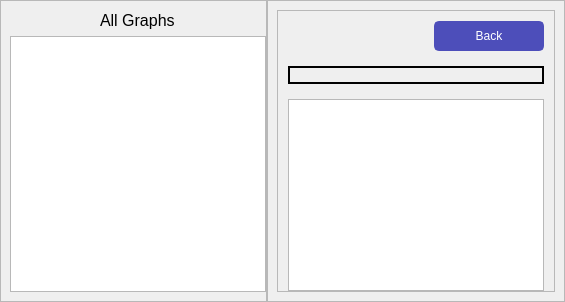
      <widget class="QWidget" name="page_2">
       <layout class="QHBoxLayout" name="horizontalLayout_3">
        <property name="spacing">
         <number>0</number>
        </property>
        <property name="leftMargin">
         <number>0</number>
        </property>
        <property name="topMargin">
         <number>0</number>
        </property>
        <property name="rightMargin">
         <number>0</number>
        </property>
        <property name="bottomMargin">
         <number>0</number>
        </property>
        <item>
         <widget class="QFrame" name="frame_12">
          <property name="maximumSize">
           <size>
            <width>320</width>
            <height>16777215</height>
           </size>
          </property>
          <property name="frameShape">
           <enum>QFrame::StyledPanel</enum>
          </property>
          <property name="frameShadow">
           <enum>QFrame::Raised</enum>
          </property>
          <layout class="QVBoxLayout" name="verticalLayout_10">
           <property name="topMargin">
            <number>10</number>
           </property>
           <property name="rightMargin">
            <number>0</number>
           </property>
           <item alignment="Qt::AlignHCenter">
            <widget class="QLabel" name="label_7">
             <property name="styleSheet">
              <string notr="true">font:  12pt;</string>
             </property>
             <property name="text">
              <string>All Graphs</string>
             </property>
            </widget>
           </item>
           <item>
            <widget class="QTreeWidget" name="listGraphs">
             <property name="wordWrap">
              <bool>true</bool>
             </property>
             <property name="headerHidden">
              <bool>true</bool>
             </property>
             <column>
              <property name="text">
               <string notr="true">1</string>
              </property>
             </column>
            </widget>
           </item>
          </layout>
         </widget>
        </item>
        <item>
         <widget class="QFrame" name="frame_13">
          <property name="frameShape">
           <enum>QFrame::StyledPanel</enum>
          </property>
          <property name="frameShadow">
           <enum>QFrame::Raised</enum>
          </property>
          <layout class="QVBoxLayout" name="verticalLayout_12">
           <item>
            <widget class="QFrame" name="frame_14">
             <property name="frameShape">
              <enum>QFrame::StyledPanel</enum>
             </property>
             <property name="frameShadow">
              <enum>QFrame::Raised</enum>
             </property>
             <layout class="QVBoxLayout" name="verticalLayout_11">
              <property name="spacing">
               <number>15</number>
              </property>
              <property name="leftMargin">
               <number>10</number>
              </property>
              <property name="topMargin">
               <number>10</number>
              </property>
              <property name="rightMargin">
               <number>10</number>
              </property>
              <property name="bottomMargin">
               <number>0</number>
              </property>
              <item alignment="Qt::AlignRight">
               <widget class="QPushButton" name="btnBack">
                <property name="minimumSize">
                 <size>
                  <width>110</width>
                  <height>30</height>
                 </size>
                </property>
                <property name="maximumSize">
                 <size>
                  <width>16777215</width>
                  <height>30</height>
                 </size>
                </property>
                <property name="cursor">
                 <cursorShape>PointingHandCursor</cursorShape>
                </property>
                <property name="styleSheet">
                 <string notr="true">#btnBack{
border:2px solid  #4d4eba;
background-color:#4d4eba ;
border-radius: 5px;
color:white;
padding:5px 7px;

}
#btnBack:hover
{
background-color:#6c70ca;
color:#f6f8ff;
}
</string>
                </property>
                <property name="text">
                 <string>Back</string>
                </property>
               </widget>
              </item>
              <item>
               <widget class="QLabel" name="lblGraph_2">
                <property name="styleSheet">
                 <string notr="true">border:2px solid black;</string>
                </property>
                <property name="text">
                 <string/>
                </property>
                <property name="scaledContents">
                 <bool>true</bool>
                </property>
               </widget>
              </item>
              <item>
               <widget class="QTextEdit" name="graphInformation_2">
                <property name="minimumSize">
                 <size>
                  <width>0</width>
                  <height>150</height>
                 </size>
                </property>
                <property name="maximumSize">
                 <size>
                  <width>16777215</width>
                  <height>200</height>
                 </size>
                </property>
                <property name="readOnly">
                 <bool>true</bool>
                </property>
               </widget>
              </item>
             </layout>
            </widget>
           </item>
          </layout>
         </widget>
        </item>
       </layout>
      </widget>
